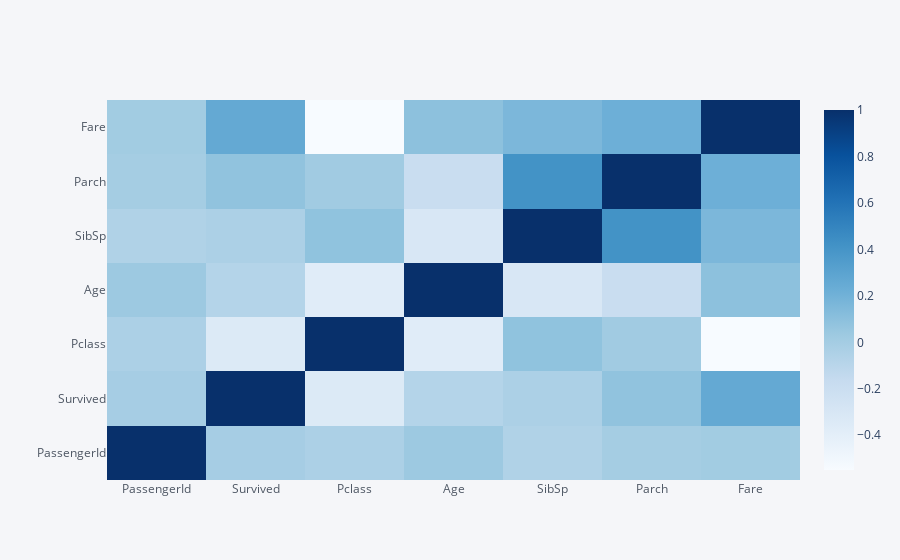

Here is the notebook cell this chart was saved with:
### Code cell
train.corr().iplot(kind='heatmap', colorscale='Blues')

### Figure 1 — Plotly figure (JSON) as saved in the notebook; plotly's stock layout.template omitted (floating-point values rounded to 4 significant figures)
{"data": [{"colorscale": [[0.0, "rgb(247,251,255)"], [0.125, "rgb(222,235,247)"], [0.25, "rgb(198,219,239)"], [0.375, "rgb(158,202,225)"], [0.5, "rgb(107,174,214)"], [0.625, "rgb(66,146,198)"], [0.75, "rgb(33,113,181)"], [0.875, "rgb(8,81,156)"], [1.0, "rgb(8,48,107)"]], "x": ["PassengerId", "Survived", "Pclass", "Age", "SibSp", "Parch", "Fare"], "y": ["PassengerId", "Survived", "Pclass", "Age", "SibSp", "Parch", "Fare"], "z": [[1.0, -0.005007, -0.03514, 0.03685, -0.05753, -0.001652, 0.01266], [-0.005007, 1.0, -0.3385, -0.07722, -0.03532, 0.08163, 0.2573], [-0.03514, -0.3385, 1.0, -0.3692, 0.08308, 0.01844, -0.5495], [0.03685, -0.07722, -0.3692, 1.0, -0.3082, -0.1891, 0.09607], [-0.05753, -0.03532, 0.08308, -0.3082, 1.0, 0.4148, 0.1597], [-0.001652, 0.08163, 0.01844, -0.1891, 0.4148, 1.0, 0.2162], [0.01266, 0.2573, -0.5495, 0.09607, 0.1597, 0.2162, 1.0]], "zmax": 1.0, "zmin": -0.5495, "type": "heatmap"}], "layout": {"legend": {"bgcolor": "#F5F6F9", "font": {"color": "#4D5663"}}, "paper_bgcolor": "#F5F6F9", "plot_bgcolor": "#F5F6F9", "title": {"font": {"color": "#4D5663"}}, "xaxis": {"gridcolor": "#E1E5ED", "showgrid": true, "tickfont": {"color": "#4D5663"}, "title": {"font": {"color": "#4D5663"}, "text": ""}, "zerolinecolor": "#E1E5ED"}, "yaxis": {"gridcolor": "#E1E5ED", "showgrid": true, "tickfont": {"color": "#4D5663"}, "title": {"font": {"color": "#4D5663"}, "text": ""}, "zerolinecolor": "#E1E5ED"}}}
